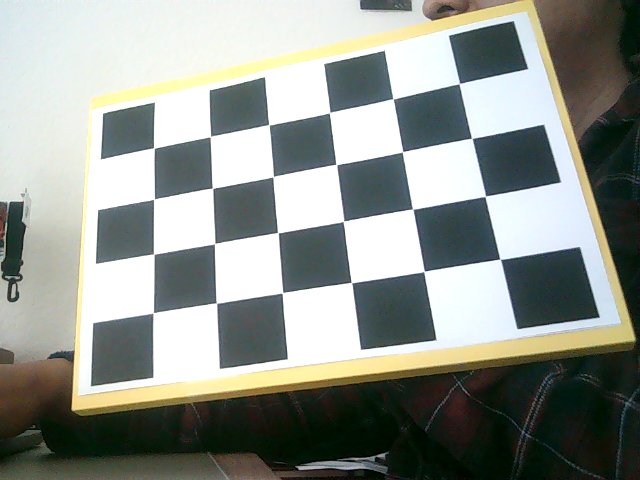
#> input picture calibration/cal_imgs/0000_default/0_img.png, 640 x 480 px; its folder holds 4 pictures in this run
$ python 0020_calibrate_camera.py
#> lines starting #> are read from the running program, lines starting #| are printed output that depends on the picture; after the words box and inside, x2 and y2 are one past the last pixel; in counts of white or black regions, pixels touching at a corner belong together
### calibration/libs/utils.py
import numpy as np
import cv2

# [25 lines left out: function inv_svd, not called in this run]

def detect_chess_board_points(frame, ptrn_size):
    # Precompute Pw positions: By default cv2 locates the origin at the left-upper corner.
    # format: (0,0,0),(1,0,0),(2,0,0)......(last,last,0)
    # world coords is over the paper hence z=0 for all poins.
    P_chs = np.zeros((ptrn_size[0]*ptrn_size[1],3), np.float32)
    P_chs[:,:2] = np.mgrid[0:ptrn_size[0],0:ptrn_size[1]].T.reshape(-1,2)

    # convert to grey
    frame_gray = cv2.cvtColor(frame,cv2.COLOR_RGB2GRAY)
    ret, P_pxl_tmp = cv2.findChessboardCorners(frame_gray, ptrn_size,None)

    if ret==True:
        criteria = (cv2.TERM_CRITERIA_EPS + cv2.TERM_CRITERIA_MAX_ITER, 30, 0.001)
        P_pxl = cv2.cornerSubPix(frame_gray,P_pxl_tmp,(10,10),(0,0),criteria)
        P_pxl = P_pxl.reshape(-1,2)

        # Notice that since each point is taken from different images, the origin of the world
        # coordinates (corner of chessboard with 0 index) might be different.
        # Ensure that the origin is the left most corner.
        if P_pxl[0,1] > P_pxl[-1,1]: # P0 to the right of Pf (INVERT ORDER)
            P_pxl = P_pxl[::-1,:]
    else:
        P_chs = []
        P_pxl = []
    return ret, P_chs, P_pxl

def find_chessboard_on_image_files(chess_img_files, ptrn_size, scale_down:False):
    ''' Collects the pair of points in chess and pixel coords.
        Each element in the lists are the associated ones to each image.

             ptrn_size: This is very important!!! wrong param->unable to decode.
    '''
#> called with scale_down = False

    # creating the lists (one sequence per image)
    P_chs_list = []
    P_pxl_list = []
    ret_list = []
    img_size = 0,0
    for img_file in chess_img_files:
        frame = cv2.imread(img_file)
#> frame is the input picture: shape (480, 640, 3); mean B, G, R 141.4, 148.2, 143.2
        if scale_down:
            frame = cv2.resize(frame,(640,480))

        ret, P_chs, P_pxl = detect_chess_board_points(frame, ptrn_size)
#> in detect_chess_board_points, `frame_gray = cv2.cvtColor(frame,cv2.COLOR_RGB2GRAY)`:
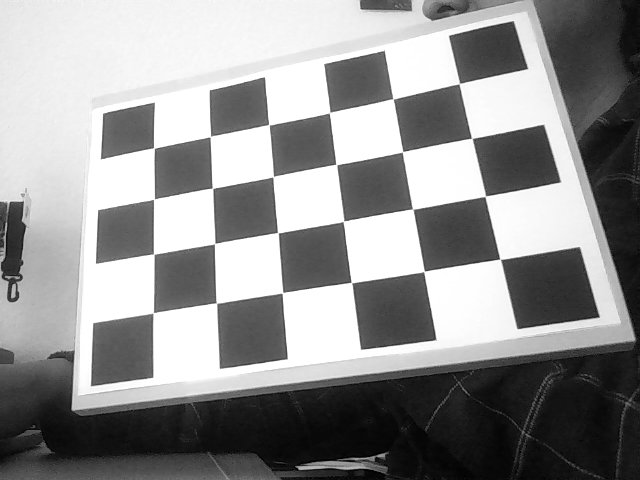
#> frame_gray: shape (480, 640); min 0, max 255, mean 145.6
#> in detect_chess_board_points, `ret, P_pxl_tmp = cv2.findChessboardCorners(frame_gray, ptrn_size,None)`: ret = True; P_pxl_tmp = 24 rows, first 8: [153.9, 148.1], [210.2, 136.7], [268.8, 124.6], [329.4, 112.7], [393, 98.78], [459.3, 83.56], [154.1, 199.1], [212.5, 188.4]
#> in detect_chess_board_points, `P_pxl = cv2.cornerSubPix(frame_gray,P_pxl_tmp,(10,10),(0,0),criteria)`: P_pxl = 24 rows, first 8: [154, 147.9], [210.4, 136.5], [268.8, 124.8], [329.6, 112.6], [393.1, 98.76], [459.4, 83.56], [154, 199.2], [212.5, 188.2]
#> ret = True; P_chs = 24 rows, first 8: [0, 0, 0], [1, 0, 0], [2, 0, 0], [3, 0, 0], [4, 0, 0], [5, 0, 0], [0, 1, 0], [1, 1, 0]

        # append results
        ret_list.append(ret)
        P_chs_list.append(P_chs)
        P_pxl_list.append(P_pxl)
        img_size = frame.shape[:2]
#> img_size = (480, 640)
#> pass 2 of the loop in find_chessboard_on_image_files, `for img_file in chess_img_files:`:
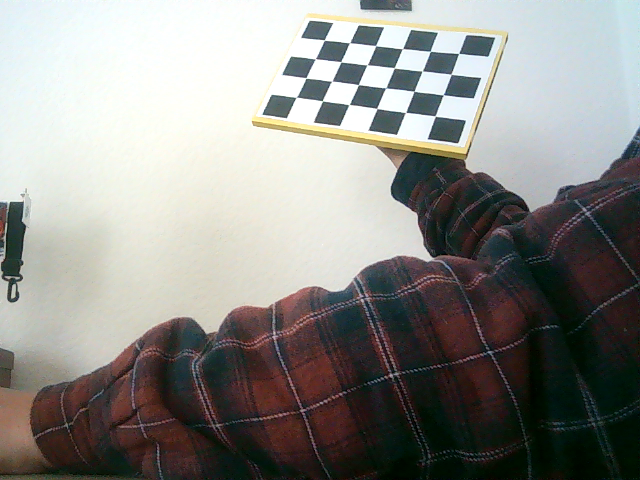
#> input picture calibration/cal_imgs/0000_default/10_img.png, 640 x 480 px
#> in find_chessboard_on_image_files, frame is the input picture: shape (480, 640, 3); mean B, G, R 136.4, 140.3, 140.8
#> P_pxl_tmp = 24 rows, first 8: [324.4, 40.2], [349.6, 42.68], [375.6, 45.52], [402.5, 48.6], [430.4, 51.29], [458.7, 53.41], [315.4, 58.66], [340.9, 61.7]
#> in detect_chess_board_points (call 2), `P_pxl = cv2.cornerSubPix(frame_gray,P_pxl_tmp,(10,10),(0,0),criteria)`: P_pxl = 24 rows, first 8: [324.3, 40.09], [349.5, 42.84], [375.7, 45.65], [402.4, 48.73], [430.2, 51.25], [458.7, 53.36], [315.3, 58.98], [340.8, 61.69]
    return ret_list, P_chs_list, P_pxl_list,img_size

# [36 lines left out: functions load_camera_calibration_matrices, uv2XYZ, load_RTA_camera_matrices, not called in this run]

### calibration/0020_calibrate_camera.py
import cv2, glob, argparse, os
import numpy as np
from datetime import datetime
from libs.utils import find_chessboard_on_image_files


def calibrate_camera(args):

    # get all images in directory:
    chess_img_files = glob.glob(args.img_dir+'/*_img.png')


    # Step1: Collect all sequence of points for each chessboard,
    #        as well as the ones in chess coords.
    print(chess_img_files)
    ret_list, P_chs_list, P_pxl_list,img_size = find_chessboard_on_image_files(chess_img_files, args.pattern_size,args.scale)
#> ret_list = [True, True]; P_chs_list = 2 items; P_pxl_list = 2 point arrays, longest 24 points; img_size = (480, 640)

    # select the pairs that are valid:
    P_chs_list = [P_chs for P_chs,rl in zip(P_chs_list,ret_list) if rl==True]
    P_pxl_list = [P_pxl for P_pxl,rl in zip(P_pxl_list,ret_list) if rl==True]

    if not P_chs_list or not P_pxl_list:
        print(np.array(ret_list))
        print('Chessboard was not found in none of the images')
        return
    # Step2: Compute the calibration, and return the matrices: (img_size(is reverted))
    ret, mtx, dist, rvecs, tvecs = cv2.calibrateCamera(P_chs_list,P_pxl_list,img_size[::-1],None,None)
#> ret = 0.247; mtx = [[522.5, 0, 334.8], [0, 493.5, 271.4], [0, 0, 1]]; dist = [[0.0437, -0.243, -0.00651, 0.00846, 1.32]]; rvecs = ([-0.331, 0.172, -0.139], [-0.443, 0.215, 0.294]); tvecs = ([-3.02, -2.15, 8.71], [-0.421, -9.12, 19.86])


    # -------------------------------------------------------------
    # Step3: show location of points on all image:
    for i in range(len(chess_img_files)):
        print(i)
#| 0
        frame = cv2.imread(chess_img_files[i])
        frame = cv2.cvtColor(frame,cv2.COLOR_RGB2GRAY)
        #frame = cv2.resize(frame,(640,480))
        cv2.drawChessboardCorners(frame,args.pattern_size,P_pxl_list[i],True)
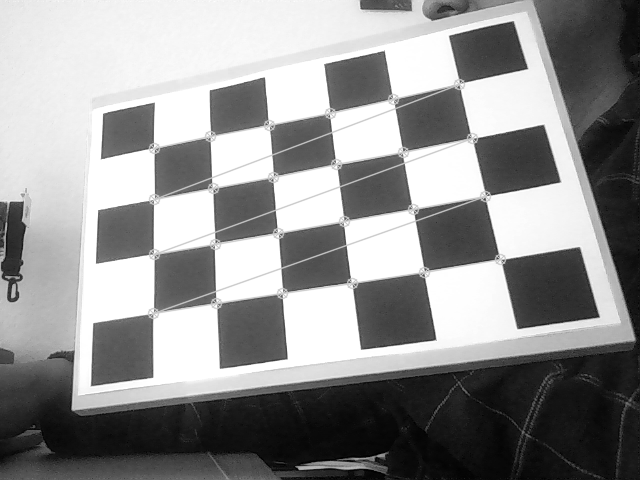
#> frame: shape (480, 640); 2.82% of pixels changed, all inside (x1, y1, x2, y2) = (147, 78, 507, 320)
        for p_idx, p in enumerate(P_pxl_list[i]):
            p = [int(a) for a in p]
            cv2.putText(frame,str(p_idx),p,cv2.FONT_HERSHEY_COMPLEX,.4,(0,0,0),1,1)
#> this loop made 24 passes
#> p on passes 1 to 12: [153, 147], [210, 136], [268, 124], [329, 112], [393, 98], [459, 83], [154, 199], [212, 188], [273, 176], [336, 164], [402, 151], [471, 138]
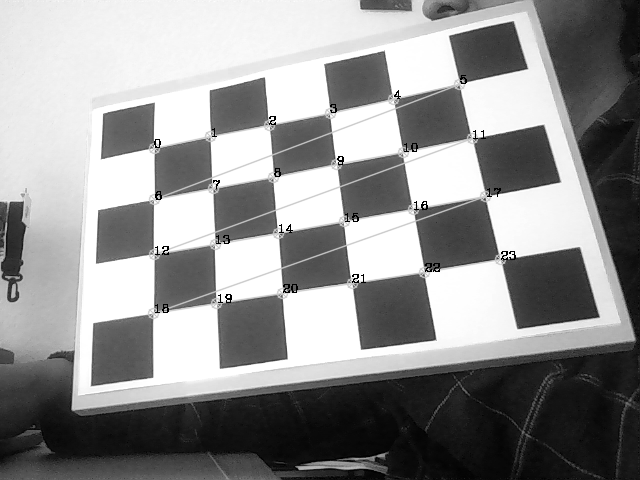
#> frame: shape (480, 640); 0.33% of pixels changed, all inside (x1, y1, x2, y2) = (154, 75, 516, 313)
        cv2.imshow('example',frame)
        cv2.waitKey(0)
#> pass 2 of the loop in calibrate_camera, `for i in range(len(chess_img_files)):`:
#| 1
#> in calibrate_camera, `cv2.drawChessboardCorners(frame,args.pattern_size,P_pxl_list[i],True)`:
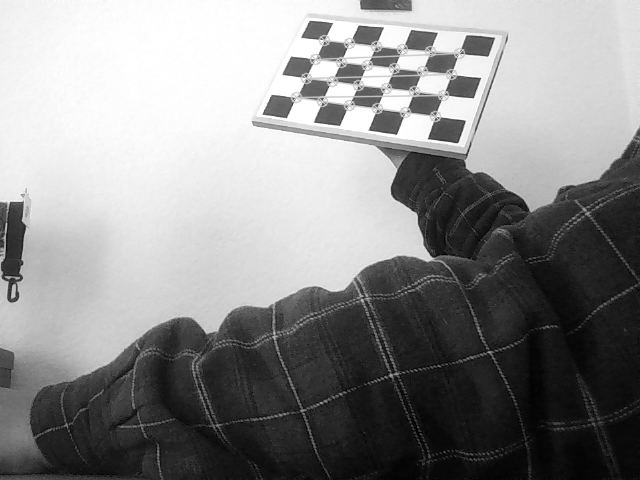
#> frame: shape (480, 640); min 0, max 255, mean 139.4
#> the loop in calibrate_camera, `for p_idx, p in enumerate(P_pxl_list[i]):` made 24 passes
#> p on passes 1 to 8: [324, 40], [349, 42], [375, 45], [402, 48], [430, 51], [458, 53], [315, 58], [340, 61]
#> after the loop in calibrate_camera, `for p_idx, p in enumerate(P_pxl_list[i]):`:
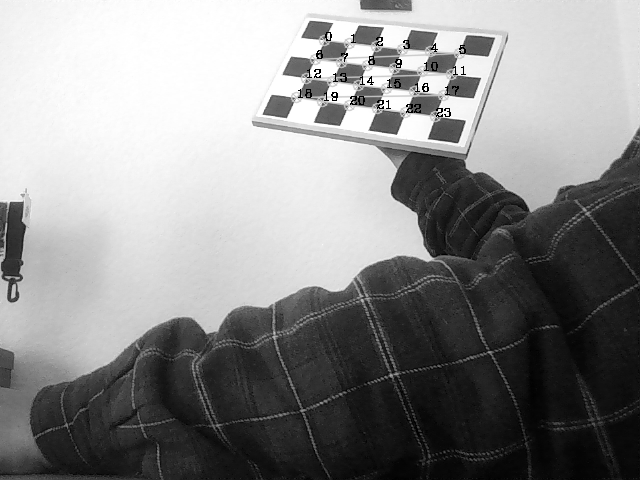
#> frame: shape (480, 640); 0.33% of pixels changed, all inside (x1, y1, x2, y2) = (298, 32, 466, 117)

    # saving files:
    if args.scale:
        out_file_pref = '/scaled'
    else:
        out_file_pref = '/'

    save_flag = input(f'save output matrices in {args.out_dir} [yes/no]:')
#> the answer given: out.png
    if 'yes' in save_flag:
        if not os.path.exists(args.out_dir):
            os.makedirs(args.out_dir)
        np.save(args.out_dir + out_file_pref + '_mtx.npy', mtx)
        np.save(args.out_dir + out_file_pref + '_dist.npy', dist)
        np.save(args.out_dir + out_file_pref + '_imgsize.npy', img_size)
        print(f'saved in {args.out_dir + out_file_pref}')

if __name__=='__main__':
    parser = argparse.ArgumentParser(prog='CamCalib', description='Based on images of a given directory, it estimates the camera intrinsic parameters')
    parser.add_argument('-i', '--img_dir', type=str, default='./cal_imgs/0000_default/', help='directory of calibration images')
    parser.add_argument('-o', '--out_dir', type=str, default='./out/'+datetime.now().strftime('%m%d-%H%M%S'), help='output directory to save intrinsic params')
    parser.add_argument('-s', '--scale', type=bool, default=False, help='in case the image is too big, it resize the image to (640,480)')
    parser.add_argument('-p','--pattern_size', type=str, default="[6,4]", help='pattern size, default [6,4]')
    args = parser.parse_args()
    args.pattern_size = list(map(int, args.pattern_size.strip('[]').split(',')))

    print(args)
    calibrate_camera(args)
